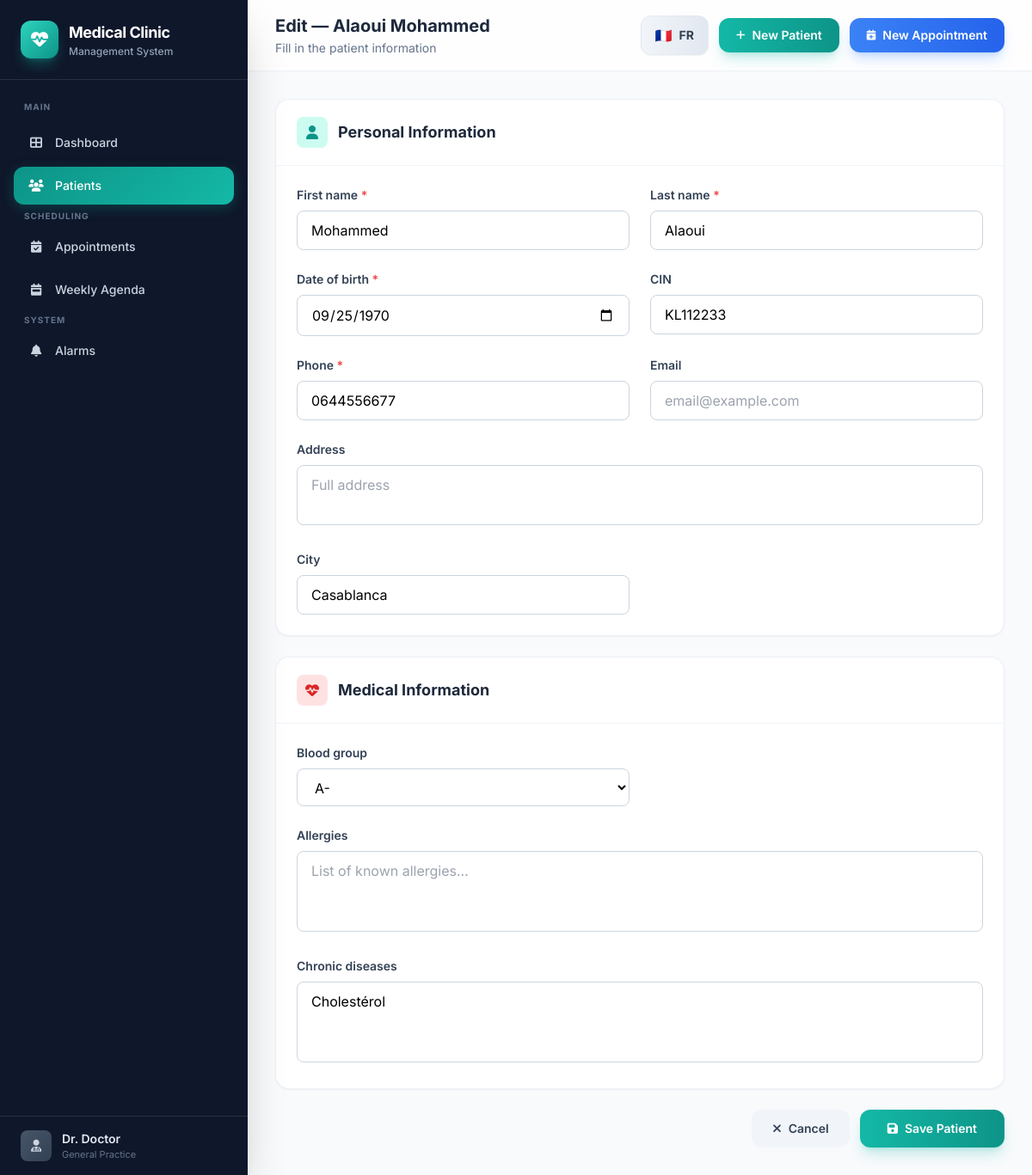
The page /patients/6/edit/ on the database its author committed.
### clinic/models.py (models this page shows, shortened)
class Patient(models.Model):
    BLOOD_GROUP_CHOICES = [
        ('A+', 'A+'),
        ('A-', 'A-'),
        ('B+', 'B+'),
        ('B-', 'B-'),
        ('AB+', 'AB+'),
        ('AB-', 'AB-'),
        ('O+', 'O+'),
        ('O-', 'O-'),
    ]
    first_name = models.CharField("First name", max_length=100)
    last_name = models.CharField("Last name", max_length=100)
    date_of_birth = models.DateField("Date of birth")
    cin = models.CharField("CIN", max_length=20, blank=True, null=True)
    phone = models.CharField("Phone", max_length=20)
    email = models.EmailField("Email", blank=True, null=True)
    address = models.TextField("Address", blank=True, null=True)
    city = models.CharField("City", max_length=100, blank=True, null=True)
    blood_group = models.CharField(
        "Blood group",
        max_length=5,
        choices=BLOOD_GROUP_CHOICES,
        blank=True,
        null=True,
    )
    allergies = models.TextField("Allergies", blank=True)
    chronic_diseases = models.TextField("Chronic diseases", blank=True)
    created_at = models.DateTimeField("Created at", auto_now_add=True)
    class Meta:
        verbose_name = "Patient"
        verbose_name_plural = "Patients"
        ordering = ['-created_at']
    @property
    def full_name(self):
        return f"{self.last_name} {self.first_name}"

### clinic/views.py (the view)
# urls.py: path('patients/<int:pk>/edit/', views.patient_edit, name='patient_edit'),
def patient_edit(request, pk):
    patient = get_object_or_404(Patient, pk=pk)
    if request.method == 'POST':
        form = PatientForm(request.POST, instance=patient)
        if form.is_valid():
            form.save()
            messages.success(request, _('Patient updated successfully!'))
            return redirect('patient_list')
    else:
        form = PatientForm(instance=patient)
    return render(request, 'clinic/patient_form.html', {
        'form': form,
        'title': _('Edit — %(name)s') % {'name': patient.full_name},
        'patient': patient,
    })

### clinic/templates/clinic/patient_form.html (shortened to what this page needs)
{% extends "clinic/base.html" %}
{% load i18n %}
{% block page_title %}{{ title }}{% endblock %}
{% block page_subtitle %}{% trans "Fill in the patient information" %}{% endblock %}
{% block content %}
<form method="post" class="max-w-4xl fade-in">
    <div class="bg-white rounded-2xl border border-slate-200/60 shadow-sm mb-6">
        <div class="px-6 py-5 border-b border-slate-100">
            <div class="flex items-center gap-3">
                <div class="w-9 h-9 bg-teal-100 rounded-lg flex items-center justify-center">
                    <i class="fas fa-user text-teal-600"></i>
                </div>
                <h3 class="text-lg font-bold text-slate-800">{% trans "Personal Information" %}</h3>
            </div>
        </div>
        <div class="p-6">
            <div class="grid grid-cols-1 md:grid-cols-2 gap-6">
                <div>
                    <label class="block text-sm font-semibold text-slate-700 mb-2">{% trans "First name" %} <span class="text-red-500">*</span></label>
                    {{ form.first_name }}
                </div>
                <div>
                    <label class="block text-sm font-semibold text-slate-700 mb-2">{% trans "Last name" %} <span class="text-red-500">*</span></label>
                    {{ form.last_name }}
                </div>
                <div>
                    <label class="block text-sm font-semibold text-slate-700 mb-2">{% trans "Date of birth" %} <span class="text-red-500">*</span></label>
                    {{ form.date_of_birth }}
                </div>
                <div>
                    <label class="block text-sm font-semibold text-slate-700 mb-2">{% trans "CIN" %}</label>
                    {{ form.cin }}
                </div>
                <div>
                    <label class="block text-sm font-semibold text-slate-700 mb-2">{% trans "Phone" %} <span class="text-red-500">*</span></label>
                    {{ form.phone }}
                </div>
                <div>
                    <label class="block text-sm font-semibold text-slate-700 mb-2">{% trans "Email" %}</label>
                    {{ form.email }}
                </div>
                <div class="md:col-span-2">
                    <label class="block text-sm font-semibold text-slate-700 mb-2">{% trans "Address" %}</label>
                    {{ form.address }}
                </div>
                <div>
                    <label class="block text-sm font-semibold text-slate-700 mb-2">{% trans "City" %}</label>
                    {{ form.city }}
                </div>
            </div>
        </div>
    </div>
    <div class="bg-white rounded-2xl border border-slate-200/60 shadow-sm mb-6">
        <div class="px-6 py-5 border-b border-slate-100">
            <div class="flex items-center gap-3">
                <div class="w-9 h-9 bg-red-100 rounded-lg flex items-center justify-center">
                    <i class="fas fa-heartbeat text-red-600"></i>
                </div>
                <h3 class="text-lg font-bold text-slate-800">{% trans "Medical Information" %}</h3>
            </div>
        </div>
        <div class="p-6">
            <div class="grid grid-cols-1 md:grid-cols-2 gap-6">
                <div>
                    <label class="block text-sm font-semibold text-slate-700 mb-2">{% trans "Blood group" %}</label>
                    {{ form.blood_group }}
                </div>
                <div class="md:col-span-2">
                    <label class="block text-sm font-semibold text-slate-700 mb-2">{% trans "Allergies" %}</label>
                    {{ form.allergies }}
                </div>
                <div class="md:col-span-2">
                    <label class="block text-sm font-semibold text-slate-700 mb-2">{% trans "Chronic diseases" %}</label>
                    {{ form.chronic_diseases }}
                </div>
            </div>
        </div>
    </div>
    <div class="flex items-center justify-end gap-3">
        <a href="{% url 'patient_list' %}" class="px-6 py-3 bg-slate-100 text-slate-700 rounded-xl text-sm font-semibold hover:bg-slate-200 transition-all duration-200">
            <i class="fas fa-times mr-2"></i>{% trans "Cancel" %}
        </a>
        <button type="submit" class="px-8 py-3 bg-gradient-to-r from-teal-500 to-teal-600 text-white rounded-xl text-sm font-semibold hover:from-teal-600 hover:to-teal-700 transition-all duration-200 shadow-lg shadow-teal-500/25">
            <i class="fas fa-save mr-2"></i>{% trans "Save Patient" %}
        </button>
    </div>
</form>
{% endblock %}

### clinic/templates/clinic/base.html (style rules this page uses)
* { font-family: 'Inter', system-ui, sans-serif; }
.fade-in { animation: fadeInUp 0.5s ease forwards; }

### rows shown on the page
Patient: first_name "Mohammed", last_name "Alaoui", date_of_birth "09/25/1970", cin "KL112233", phone "0644556677", city "Casablanca", blood_group "A-", chronic_diseases "Cholestérol"

### other values the page prints
{{ title }} "Edit — Alaoui Mohammed"
